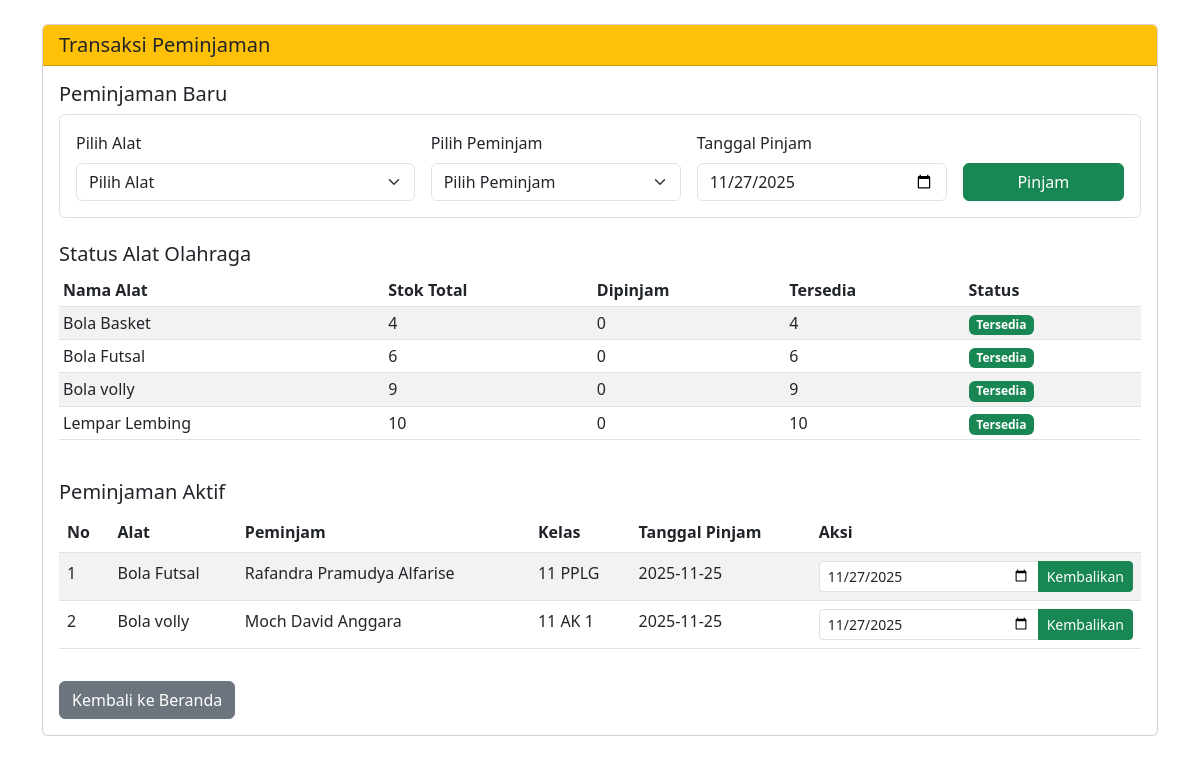
Page /transaksi.php on the committed database.
### tables this page shows
CREATE TABLE alat_olahraga (
    id INT PRIMARY KEY AUTO_INCREMENT,
    nama_alat VARCHAR(100) NOT NULL,
    stok INT DEFAULT 1,
    dipinjam INT DEFAULT 0
);

CREATE TABLE peminjaman (
    id INT PRIMARY KEY AUTO_INCREMENT,
    alat_id INT,
    peminjam_id INT,
    nama_peminjam VARCHAR(100),
    kelas_peminjam VARCHAR(20),
    tanggal_pinjam DATE NOT NULL,
    tanggal_kembali DATE,
    durasi INT,
    status ENUM('Aktif', 'Selesai') DEFAULT 'Aktif'
);

CREATE TABLE peminjam (
    id INT PRIMARY KEY AUTO_INCREMENT,
    nama_peminjam VARCHAR(100) NOT NULL,
    kelas VARCHAR(20) NOT NULL
);

### transaksi.php (the view, shortened to what this page needs)
<?php
include('koneksi.php');
$alat_tersedia = mysqli_query($connection,
    "SELECT * FROM alat_olahraga
     WHERE (stok - dipinjam) > 0
     ORDER BY nama_alat"
);
$peminjaman_aktif = mysqli_query($connection,
    "SELECT p.*, a.nama_alat, a.stok, a.dipinjam, pm.nama_peminjam, pm.kelas
     FROM peminjaman p
     JOIN alat_olahraga a ON p.alat_id = a.id
     JOIN peminjam pm ON p.peminjam_id = pm.id
     WHERE p.status = 'Aktif'
     ORDER BY p.tanggal_pinjam DESC"
);
?>
<!DOCTYPE html>
<html lang="id">
<head>
    <link href="https://cdn.jsdelivr.net/npm/bootstrap@5.3.0/dist/css/bootstrap.min.css" rel="stylesheet">
</head>
<body>
    <div class="container mt-4">
        <div class="card">
            <div class="card-header bg-warning text-dark">
                <h5 class="mb-0">Transaksi Peminjaman</h5>
            </div>
            <div class="card-body">
                <h5>Peminjaman Baru</h5>
                <form method="POST" class="mb-4 p-3 border rounded">
                    <div class="row g-3">
                        <div class="col-md-4">
                            <label class="form-label">Pilih Alat</label>
                            <select name="alat_id" class="form-select" required>
                                <option value="">Pilih Alat</option>
                            </select>
                        </div>
                        <div class="col-md-3">
                            <label class="form-label">Pilih Peminjam</label>
                            <select name="peminjam_id" class="form-select" required>
                                <option value="">Pilih Peminjam</option>
                            </select>
                        </div>
                        <div class="col-md-3">
                            <label class="form-label">Tanggal Pinjam</label>
                            <input type="date" name="tanggal_pinjam" value="<?php echo date('Y-m-d'); ?>" class="form-control" required>
                        </div>
                        <div class="col-md-2">
                            <label class="form-label">&nbsp;</label>
                            <button type="submit" name="pinjam" class="btn btn-success w-100">Pinjam</button>
                        </div>
                    </div>
                </form>
                <h5>Status Alat Olahraga</h5>
                <div class="table-responsive mb-4">
                    <table class="table table-striped table-sm">
                        <thead>
                            <tr>
                                <th>Nama Alat</th>
                                <th>Stok Total</th>
                                <th>Dipinjam</th>
                                <th>Tersedia</th>
                                <th>Status</th>
                            </tr>
                        </thead>
                        <tbody>
                            <?php
                            mysqli_data_seek($alat_tersedia, 0);
                            while($alat = mysqli_fetch_array($alat_tersedia)):
                                $tersedia = $alat['stok'] - $alat['dipinjam'];
                            ?>
                            <tr>
                                <td><?php echo $alat['nama_alat']; ?></td>
                                <td><?php echo $alat['stok']; ?></td>
                                <td><?php echo $alat['dipinjam']; ?></td>
                                <td><?php echo $tersedia; ?></td>
                                <td>
                                    <?php if($tersedia > 0): ?>
                                        <span class="badge bg-success">Tersedia</span>
                                    <?php else: ?>
                                        <span class="badge bg-danger">Kosong</span>
                                    <?php endif; ?>
                                </td>
                            </tr>
                            <?php endwhile; ?>
                        </tbody>
                    </table>
                </div>
                <h5>Peminjaman Aktif</h5>
                <?php if (mysqli_num_rows($peminjaman_aktif) > 0): ?>
                    <div class="table-responsive">
                        <table class="table table-striped">
                            <thead>
                                <tr>
                                    <th>No</th>
                                    <th>Alat</th>
                                    <th>Peminjam</th>
                                    <th>Kelas</th>
                                    <th>Tanggal Pinjam</th>
                                    <th>Aksi</th>
                                </tr>
                            </thead>
                            <tbody>
                                <?php
                                $no = 1;
                                mysqli_data_seek($peminjaman_aktif, 0);
                                while($row = mysqli_fetch_array($peminjaman_aktif)):
                                ?>
                                <tr>
                                    <td><?php echo $no++; ?></td>
                                    <td><?php echo $row['nama_alat']; ?></td>
                                    <td><?php echo $row['nama_peminjam']; ?></td>
                                    <td><?php echo $row['kelas']; ?></td>
                                    <td><?php echo $row['tanggal_pinjam']; ?></td>
                                    <td>
                                        <form method="POST" class="d-inline">
                                            <div class="input-group">
                                                <input type="date" name="tanggal_kembali" value="<?php echo date('Y-m-d'); ?>" class="form-control form-control-sm" required>
                                                <button type="submit" name="kembali" class="btn btn-success btn-sm">Kembalikan</button>
                                            </div>
                                        </form>
                                    </td>
                                </tr>
                                <?php endwhile; ?>
                            </tbody>
                        </table>
                    </div>
                <?php else: ?>
                    <p class="text-muted">Gaada peminjam aktif.</p>
                <?php endif; ?>
                <a href="index.php" class="btn btn-secondary mt-3">Kembali ke Beranda</a>
            </div>
        </div>
    </div>
</body>
</html>

### rows in the picture
alat_olahraga: nama_alat "Bola Basket", stok "4", dipinjam "0", shows "Tersedia"
alat_olahraga: nama_alat "Bola Futsal", stok "6", dipinjam "0", shows "Tersedia"
alat_olahraga: nama_alat "Bola volly", stok "9", dipinjam "0", shows "Tersedia"
alat_olahraga: nama_alat "Lempar Lembing", stok "10", dipinjam "0", shows "Tersedia"
peminjaman: alat_olahraga.nama_alat "Bola Futsal", peminjam.nama_peminjam "Rafandra Pramudya Alfarise", peminjam.kelas "11 PPLG", tanggal_pinjam "2025-11-25"
peminjaman: alat_olahraga.nama_alat "Bola volly", peminjam.nama_peminjam "Moch David Anggara", peminjam.kelas "11 AK 1", tanggal_pinjam "2025-11-25"
